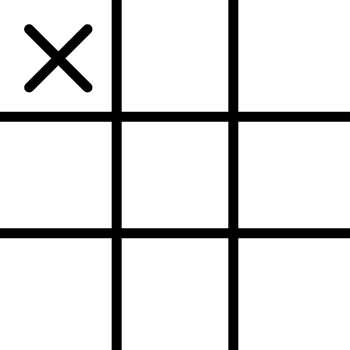
Frame 1 (no input)
Frame 60 (no input): identical to frame 1, image omitted
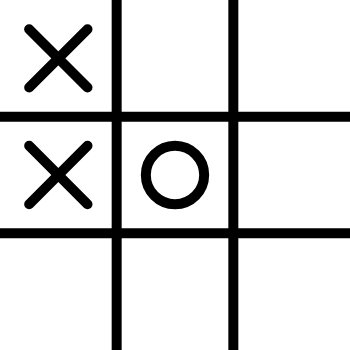
Frame 120 (the mouse pressed at the canvas centre since frame 60)

The p5.js sketch that drew these frames (run headless with seeded random() and noise() and a simulated clock; from frame 60 on, the mouse is pressed at the canvas centre):

// p5.js sketch
// ── sketch.js
let board = [
  ["", "", ""],
  ["", "", ""],
  ["", "", ""]
];

let w;
let h;

let ai = "X";
let human = "O";
let currentPlayer = human;

function setup() {
  createCanvas(350, 350);
  w = width / 3;
  h = height / 3;
  let i = Math.round(Math.random());
  console.log(i);
  if (i) {
    bestMove();
  }
}

function equals3(a, b, c) {
  return a == b && b == c && a != "";
}

function checkWinner() {
  let winner = null;

  // horizontal
  for (let i = 0; i < 3; i++) {
    if (equals3(board[i][0], board[i][1], board[i][2])) {
      winner = board[i][0];
    }
  }

  // Vertical
  for (let i = 0; i < 3; i++) {
    if (equals3(board[0][i], board[1][i], board[2][i])) {
      winner = board[0][i];
    }
  }

  // Diagonal
  if (equals3(board[0][0], board[1][1], board[2][2])) {
    winner = board[0][0];
  }
  if (equals3(board[2][0], board[1][1], board[0][2])) {
    winner = board[2][0];
  }

  let openSpots = 0;
  for (let i = 0; i < 3; i++) {
    for (let j = 0; j < 3; j++) {
      if (board[i][j] == "") {
        openSpots++;
      }
    }
  }

  if (winner == null && openSpots == 0) {
    return "tie";
  } else {
    return winner;
  }
}

function mousePressed() {
  if (currentPlayer == human) {
    // Human make turn
    let i = floor(mouseX / w);
    let j = floor(mouseY / h);
    // If valid turn
    if (board[i][j] == "") {
      board[i][j] = human;
      currentPlayer = ai;
      bestMove();
    }
  }
}

function draw() {
  background(255);
  strokeWeight(10);

  line(w, 0, w, height);
  line(w * 2, 0, w * 2, height);
  line(0, h, width, h);
  line(0, h * 2, width, h * 2);

  for (let j = 0; j < 3; j++) {
    for (let i = 0; i < 3; i++) {
      let x = w * i + w / 2;
      let y = h * j + h / 2;
      let spot = board[i][j];
      textSize(32);
      let r = w / 4;
      if (spot == human) {
        noFill();
        ellipse(x, y, r * 2);
      } else if (spot == ai) {
        line(x - r, y - r, x + r, y + r);
        line(x + r, y - r, x - r, y + r);
      }
    }
  }

  let result = checkWinner();
  if (result != null) {
    noLoop();
    let resultP = createP("");
    resultP.style("font-size", "60pt").style("text-align", "center");
    if (result == "tie") {
      resultP.html("Tie!");
    } else {
      resultP.html(`${result} wins!`);
    }
  }
}

// ── minmax.js
function bestMove() {
    // AI to make its turn
    let bestScore = -Infinity;
    let move;
    for (let i = 0; i < 3; i++) {
        for (let j = 0; j < 3; j++) {
            // Is the spot available?
            if (board[i][j] == '') {
                board[i][j] = ai;
                let score = minimax(board, 0, false);
                board[i][j] = '';
                if (score > bestScore) {
                    bestScore = score;
                    move = {
                        i,
                        j
                    };
                }
            }
        }
    }
    board[move.i][move.j] = ai;
    currentPlayer = human;
}

let scores = {
    X: 10,
    O: -10,
    tie: 0
};

function minimax(board, depth, isMaximizing) {
    let result = checkWinner();
    if (result !== null) {
        return scores[result];
    }

    if (isMaximizing) {
        let bestScore = -Infinity;
        for (let i = 0; i < 3; i++) {
            for (let j = 0; j < 3; j++) {
                // Is the spot available?
                if (board[i][j] == '') {
                    board[i][j] = ai;
                    let score = minimax(board, depth + 1, false);
                    board[i][j] = '';
                    bestScore = max(score, bestScore);
                }
            }
        }
        return bestScore;
    } else {
        let bestScore = Infinity;
        for (let i = 0; i < 3; i++) {
            for (let j = 0; j < 3; j++) {
                // Is the spot available?
                if (board[i][j] == '') {
                    board[i][j] = human;
                    let score = minimax(board, depth + 1, true);
                    board[i][j] = '';
                    bestScore = min(score, bestScore);
                }
            }
        }
        return bestScore;
    }
}
// ── style.css
body {
    background-color: black;
    align-items: center;
}
